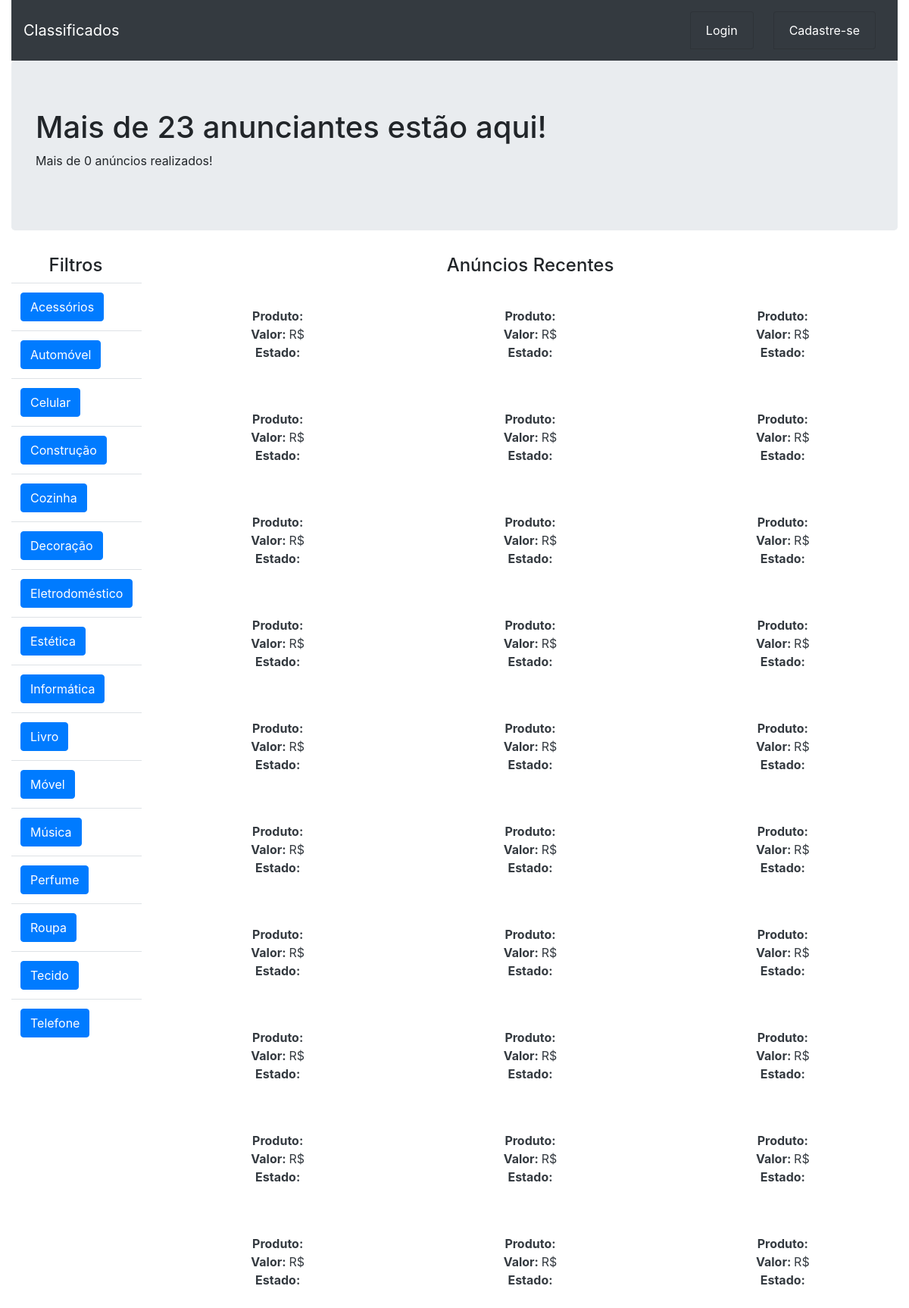
The app's page /, older data.
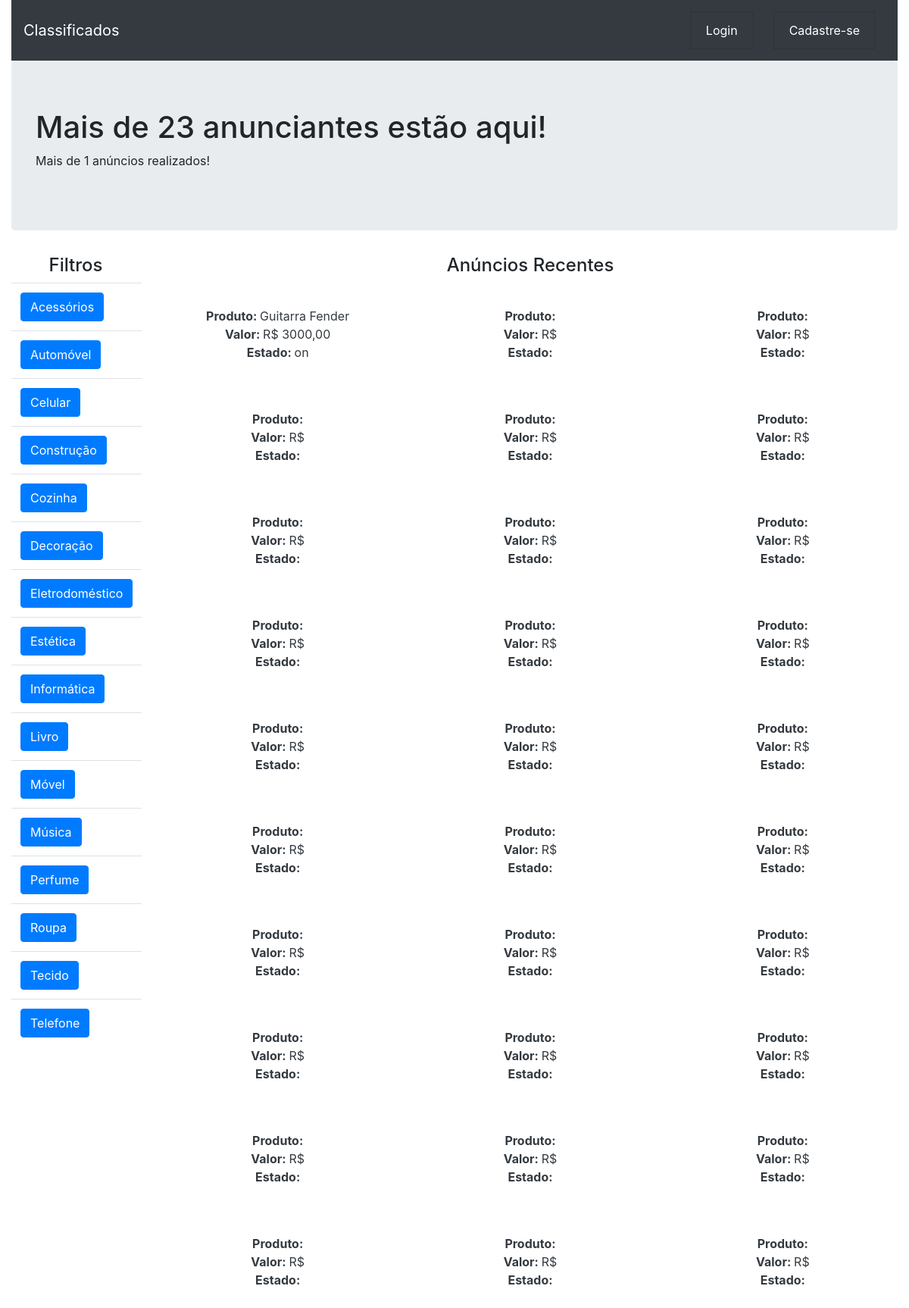
The same page, newer data.
### tables this page shows
CREATE TABLE `categorias` (
  `id` int(11) NOT NULL AUTO_INCREMENT,
  `descricao` varchar(30) NOT NULL,
  `icone` varchar(50) DEFAULT NULL,
  PRIMARY KEY (`id`)
);

CREATE TABLE `anuncios` (
  `id` int(11) NOT NULL AUTO_INCREMENT,
  `produto` varchar(100) NOT NULL,
  `descricao` varchar(500) DEFAULT NULL,
  `preco` varchar(15) NOT NULL,
  `estado` varchar(5) DEFAULT NULL,
  `data` datetime NOT NULL,
  `id_usuario` int(11) NOT NULL,
  PRIMARY KEY (`id`),
  KEY `id_usuario` (`id_usuario`),
  CONSTRAINT `anuncios_ibfk_1` FOREIGN KEY (`id_usuario`) REFERENCES `usuarios` (`id`)
);

### index.php (the view, shortened to what this page needs)
<?php
require "conexao.php";
$sql = "SELECT COUNT(*) as total FROM usuarios";
$sql = $pdo->query($sql);
$sql = $sql->fetch();
$totalUsuarios = $sql['total'];
$sql = "SELECT COUNT(*) as total FROM anuncios;";
$sql = $pdo->query($sql);
$sql = $sql->fetch();
$totalAnuncios = $sql['total'];
require "cabecalho.php";
?>
        <div class="container-fluid">
            <nav class="navbar navbar-expand-sm bg-dark">
                <a class="navbar-brand text-white" href="#">Classificados</a>
                <ul class="list-group list-group-horizontal ml-auto">
                    <a class="text-white btn" href="login.php"><li class="list-group-item bg-dark">Login</li></a>
                    <a class="text-white btn" href="cadastro.php"><li class="list-group-item bg-dark">Cadastre-se</li></a>
                </ul>
            </nav>
            <div class="jumbotron">
                <h1>Mais de <?php echo $totalUsuarios ?> anunciantes estão aqui!</h1>
                <p>Mais de <?php echo $totalAnuncios ?> anúncios realizados!</p>
            </div>
            <div class="row">
                <div class="col-sm-2">
                    <h4 class="text-center">Filtros</h4>
                    <table class="table">
                        <?php
                            $sql = "SELECT * FROM categorias ORDER BY descricao";
                            $sql = $pdo->query($sql);
                            if ($sql->rowCount() > 0) {
                                foreach ($sql->fetchAll() as $categoria) {
                                    echo "<tr>";
                                    echo "<td><a class='btn btn-primary' href='index.php'>" . $categoria['descricao'] . "</a></td>";
                                    echo "</tr>";
                                }
                            }
                        ?>
                    </table>
                </div>
                <div class="col-sm-10">
                    <h4 class="text-center">Anúncios Recentes</h4>
                    <?php
                        $anuncios = array();
                        $sql = "SELECT a.id, a.produto, c.descricao, c.icone, a.preco, a.estado " .
                                       "FROM anuncios as a LEFT JOIN categorias as c " .
                                       "ON a.id_categoria = c.id " .
                                       "ORDER BY a.id";
                        $sql = $pdo->query($sql);
                        if ($sql->rowCount() > 0) {
                            foreach ($sql->fetchAll() as $anuncio) {
                                $anuncio_tmp = new Anuncio();
                                $anuncio_tmp->id = $anuncio['id'];
                                $anuncio_tmp->produto = $anuncio['produto'];
                                $anuncio_tmp->descricao = $anuncio['descricao'];
                                $anuncio_tmp->icone = $anuncio['icone'];
                                $anuncio_tmp->preco = $anuncio['preco'];
                                $anuncio_tmp->estado = $anuncio['estado'];
                                array_push($anuncios, $anuncio_tmp);
                            }
                        }
                        $z = 0;
                        for ($x = 1; $x <= 10; $x++) {
                            $i = $z;
                            echo "<div class='row text-center' style='padding: 32px 0'>";
                            for ($y = 1; $y <= 3; $y++) {
                                echo "<div class='col-4'>";
                                    echo "<a href='#' class='text-dark'>";
                                    echo "<div class='row'>";
                                        echo "<div class='col'>";
                                            echo "<strong>Produto: </strong>" . $anuncios[($x * $y + $i) - 1]->produto;
                                        echo "</div>";
                                    echo "</div>";
                                    echo "<div class='row'>";
                                        echo "<div class='col'>";
                                            echo "<strong>Valor: </strong>R$ " . $anuncios[($x * $y + $i) - 1]->preco;
                                        echo "</div>";
                                    echo "</div>";
                                    echo "<div class='row'>";
                                        echo "<div class='col'>";
                                            echo "<strong>Estado: </strong>" . $anuncios[($x * $y + $i) - 1]->estado;
                                        echo "</div>";
                                    echo "</div>";
                                    echo "</a>";
                                echo "</div>";
                                if ($y == 1) {
                                    $i /= 2;
                                } else {
                                    $i = 0;
                                }
                            }
                            echo "</div>";
                            $z += 2;
                        }
                    ?>
                </div>
            </div>
        </div>
<?php require "rodape.php" ?>

### cabecalho.php (shortened to what this page needs)
<!DOCTYPE html>
<html lang="pt-br">
    <head>
        <link rel="stylesheet" type="text/css" href="css/bootstrap.min.css">
        <link rel="stylesheet" href="https://use.fontawesome.com/releases/v5.8.1/css/all.css">
        <link rel="stylesheet" type="text/css" href="css/style.css">
    </head>
    <body>

### rodape.php (shortened to what this page needs)
    </body>
</html>

Row changes from the older to the newer data that the page shows:
added anuncios: produto "Guitarra Fender", preco "3000,00", estado "on"
Text that changed along with them:
$totalAnuncios: "0" → "1"
list line gone: "Produto: Valor: R$ Estado:"
